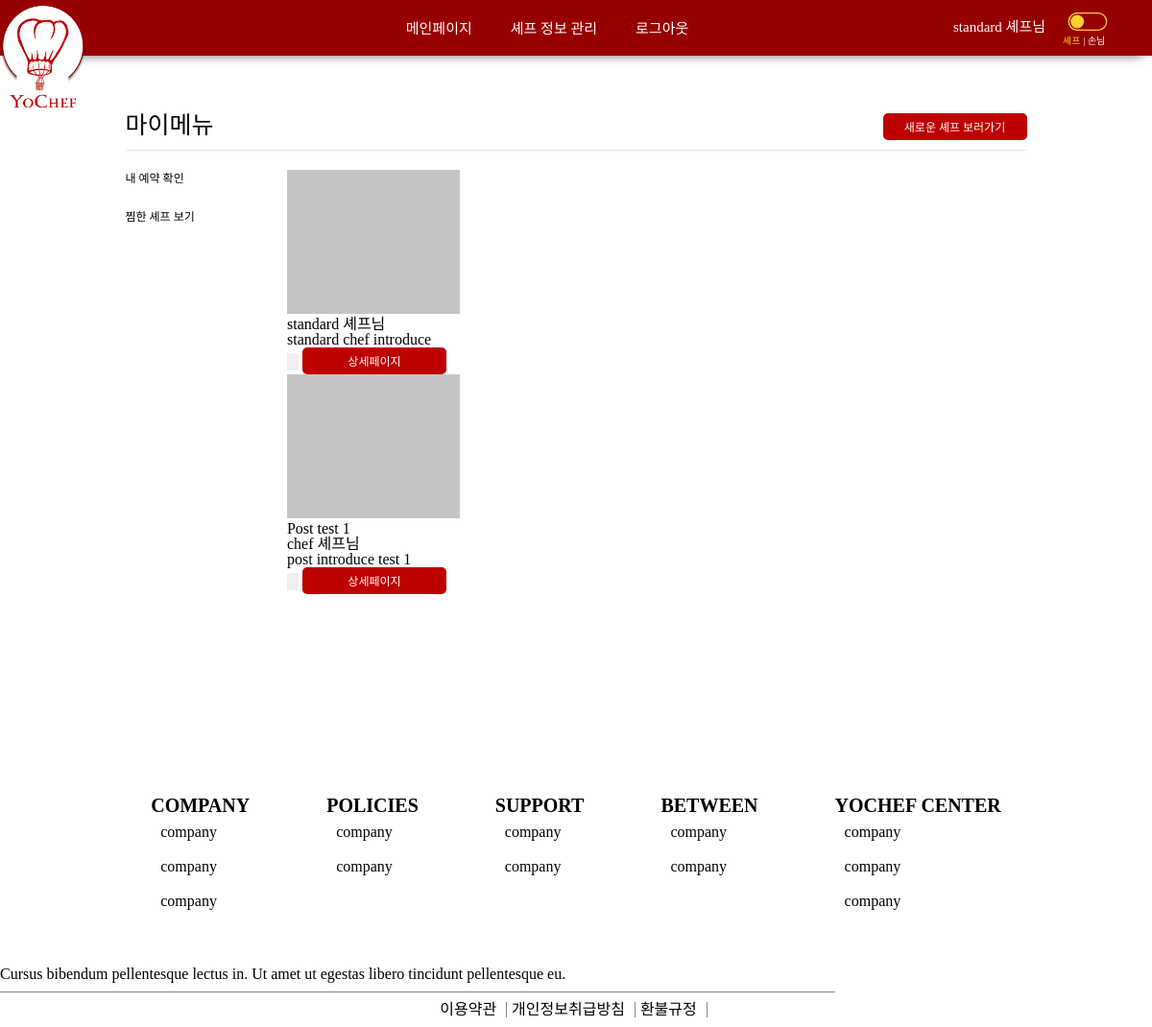
The app's page /customer/mymenuLikedmenu (signed in), older data.
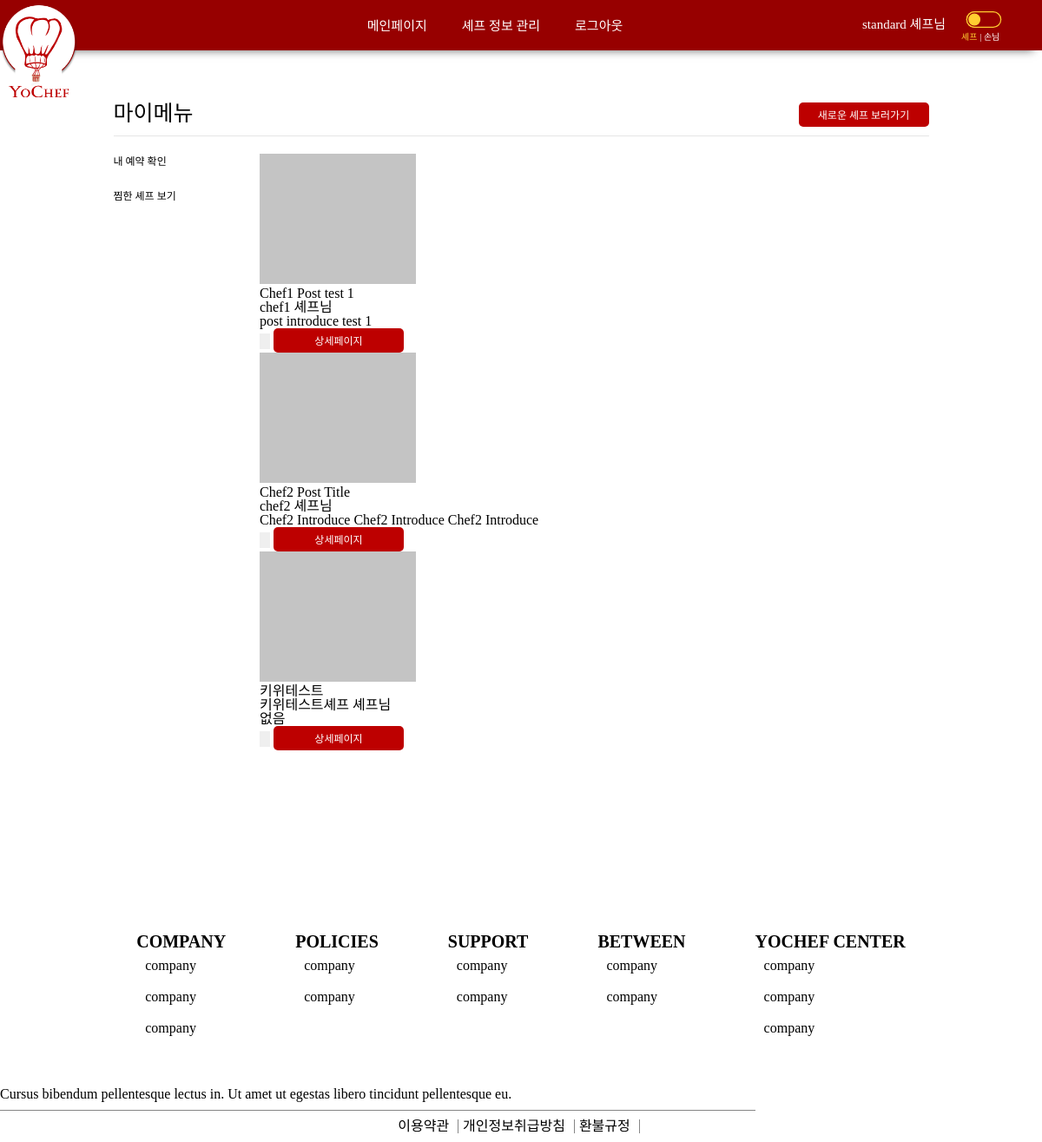
The same page, newer data.
### chef/models.py (models this page shows, shortened)
class Post(models.Model):
	chef = models.OneToOneField(Chef, on_delete=models.CASCADE)
	region = models.IntegerField(null=True)
	regionDetail = models.ForeignKey(RegionDetail, null=True, on_delete=models.SET_NULL)
	title = models.TextField(max_length=255, null=True)
	introduce = models.TextField(max_length=5000, null=True)
	category = models.IntegerField(null=True)		# 한식, 일식, 중식, 아시안, 양식, 채식
	notice = models.TextField(max_length=5000, null=True)
	movingPrice = models.IntegerField(default=0)
	isOpen = models.BooleanField(default=True)
	registerDate = models.DateTimeField(auto_now=True)

class Chef(models.Model):
	customer = models.OneToOneField('customer.Customer', on_delete=models.CASCADE)
	nickname = models.CharField(max_length=20, null=True)
	spec = models.TextField(max_length=5000, null=True)
	snsLink = models.TextField(max_length = 500, null=True)
	blogLink = models.TextField(max_length = 500, null=True)
	youtubeLink = models.TextField(max_length = 500, null=True)
	registerDate = models.DateTimeField(auto_now_add=True)
	isLicensed = models.BooleanField(default=False)
	isSubmitted = models.BooleanField(default=False)

### customer/views.py (the view)
# urls.py: path('mymenuLikedmenu', mymenuLikedmenu, name='mymenuLikedmenu'),
def mymenuLikedmenu(request):
    mylike_chefs = Like.objects.filter(customer=request.user.customer).values('chef')
    chefs_post = Post.objects.filter(chef__in = mylike_chefs)
    for chef_post in chefs_post :
        if File.objects.filter(post = chef_post, category = 4).exists():
            chef_post.cover_img = File.objects.filter(post = chef_post, category = 4)[0].attachment
    return render(request, 'myMenu_likedMenu.html', {'posts':chefs_post})

### customer/templates/myMenu_likedMenu.html (shortened to what this page needs)
{% extends 'base.html' %}
{% load static %}
{% block style %}
    <link rel="stylesheet" type="text/css" href="{% static 'css/myMenu_reservation.css' %}">
{% endblock %}
{% block content %}
    <div class="my-menu">
        <section class="my-menu__reservation">
            {% include 'customer_side.html' %}
            <section class="my-menu-content">
                {% if not posts %}
                    <article class="my-menu__none">
                        <h4>찜한 셰프가 없습니다.</h4>
                        <h3>마음에 드는 세프를 저장해보세요!</h3>
                        <a href="/postList" class="{% if category == 0 %} currentCategory{% endif %}">셰프 구경하러 가기</a>
                    </article>
                    {% else %}
                    {% for post in posts %}
                    <div class="content__menu-info">
                        <div class="menu-info-wrapper">
                            <div class="content__image-wrapper">
                                <img style="width: 180px; height: 150px;" src="{{post_cover_imgurl}}" onerror="this.src='{% static 'img/default.png' %}';" alt="">
                            </div>
                            <div class="content__description">
                                <h4>{{post.title}}</h4>
                                <h3>{{post.chef.nickname}} 셰프님</h3>
                                <p>{{post.introduce}}</p>
                            </div>
                        </div>
                        <input type="button" class="fillLike" name="likeBtn">
                        <aside class="button">
                            <button class="detail-page-button button--gray" onclick="location.href = 'public/detail/{{book.post.id}}';">상세페이지</button>
                        </aside>
                    </div>
                    {% endfor %}
                {% endif %}
            </section>
        </section>
    </div>
{% endblock %}

Row changes from the older to the newer data that the page shows:
no longer on this page (row edited): Post: chef.nickname "standard", introduce "standard chef introduce"
changed Post "post introduce test 1": title "Post test 1" → "Chef1 Post test 1"; chef.nickname "chef" → "chef1"
added Post: title "Chef2 Post Title", chef.nickname "chef2", introduce "Chef2 Introduce Chef2 Introduce Chef2 Introduce"
added Post: title "키위테스트", chef.nickname "키위테스트셰프", introduce "없음"
